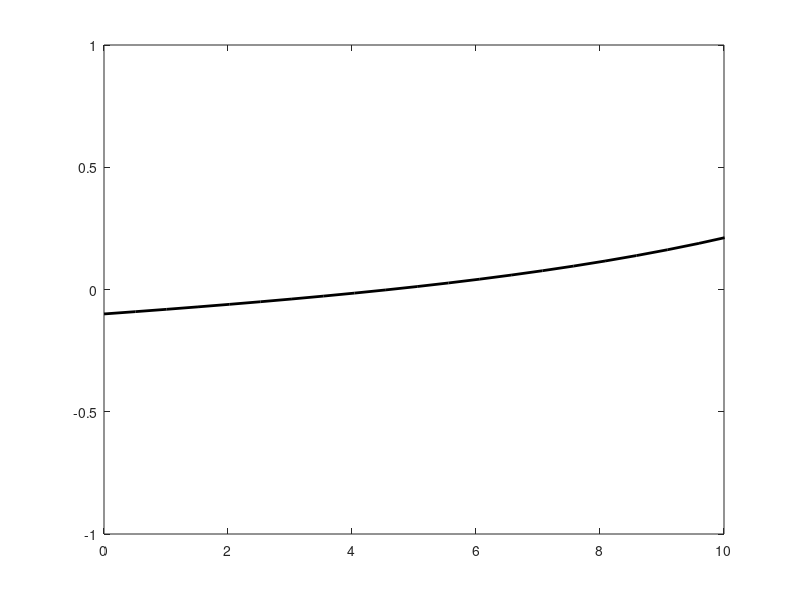

MATLAB code to generate this figure: (Note: this script raises an error after producing the figure.)
% Parameters 
aspace = linspace(1,2,6); 
sspace = linspace(1,50,15); 

p = 0.1;                % dollars per bushel
Y = 12500;              % yield
d = 0.25;               % damage proportion
K = 50;                 % CC for the farm
r = 0.584;              % growth rate
c1 = 20;                % variable cost
c0 = 100;               % fixed cost
delta = 0.1;            % discount factor
s1 = 600;               % fixed farming cost
mu = 0.05;               % variable farming cost based on hog damage
a  = 1;                  % avoidance
beta = 2;               % damage intensity

%%
% Define the ftrfun function
ftrfun = @(s) (-p*d*beta*((s-r*s*(1-s/K)).^(beta-1)) - s1*mu/K + a*c1*r*s*(1-s/K)./(s.^2)) ...
               ./ (p*d*beta*((s-r*s*(1-s/K)).^(beta-1)) - a*c1./s) + r - 2*r*s/K - delta;

% Vector of population values
s = linspace(0.001, K, 100);

% Evaluate the function over the population values
ssval = arrayfun(ftrfun, s);

% Finding the steady state
sstar = fzero(ftrfun, [0.1, 10]);

% Solving the appropriate x to match the population
xstar = r * sstar * (1 - sstar / K);

% Define the hfind function
hfind = @(h) (-p*d*beta*((sstar-h).^(beta-1)) - s1*mu/K + a*c1*h/(sstar^2)) ...
              ./ (p*d*beta*((sstar-h).^(beta-1)) - a*c1/sstar) + r - 2*r*sstar/K - delta;

% Finding the optimal harvest value
optimal_harvest = fzero(hfind, [0.1, 25]);


%%
% Plotting the fundamental theorem of renewable resources
figure
plot(s, ssval,'k' ,'LineWidth', 2)
hold on;
xlim([0, 10]);
ylim([-1, 1]);
yline(0, 'k--');
xlabel("Population");
title("Fundamental Theorem of Renewable Resources")
[~, idx] = min(abs(ssval));
plot(s(idx), 0, 'ko', 'MarkerFaceColor', 'k', 'MarkerSize', 8)
hold on;
xline(s(idx),'r--');

%save plot
%fname = strcat('NHplot_a',num2str(a),'_init',num2str(sinit),'.png') ;
%saveas(gcf,fname)

%%
% Solution path
tmax = 50;          % Time
spath = zeros(1, tmax); % Population vector
xpath = zeros(1, tmax); % Harvest vector
spath(1) = sstar;    % Initial population value: want to range this 
xpath(1) = optimal_harvest;
for i = 1:tmax-1
     spath(i+1) = spath(i) + r*spath(i)*(1-spath(i)/K) - xpath(i); % Growth equation
    if spath(i+1) < 0
        spath(i+1) = 0; % Non-negativity constraint
    end
    st = spath(i+1);
    if spath(i+1) ~= 0 
    hfind = @(h) (-p*d*beta*((st-h).^(beta-1)) - s1*mu/K + a*c1*h/(st^2)) ...
                  ./ (p*d*beta*((st-h).^(beta-1)) - a*c1/st) + r - 2*r*st/K - delta;
    xpath(i+1) = fzero(hfind, [0.01, 25]);
    end
end

%%

% Plot population vs harvest
figure;
plot(spath, xpath, 'LineWidth', 2)
xlim([0, 50]);
ylim([0, 25]);
xlabel('Population');
ylabel('Harvest');
hold on;
xline(sstar, 'k--');
yline(xstar, 'k--');

%save plot
%fname = strcat('NHplot_a',num2str(a),'_init',num2str(sinit),'.png') ;
%saveas(gcf,fname)


% Plot spath and xpath over time
figure;
plot(1:tmax, spath, 'LineWidth', 2)
hold on;
plot(1:tmax, xpath, 'r', 'LineWidth', 2)
xlim([0, 50]);
ylim([0, 20]);
xlabel('Time');
ylabel('Population and Harvest');
title('Time Path of Harvest and Population');
yline(sstar, 'k--');
yline(xstar, 'r--');
legend('Population', 'Harvest', 'Population SS', 'Harvest SS', 'Location', 'best');

%save plot
%fname = strcat('NHplot_a',num2str(a),'_init',num2str(sinit),'.png') ;
%saveas(gcf,fname)

